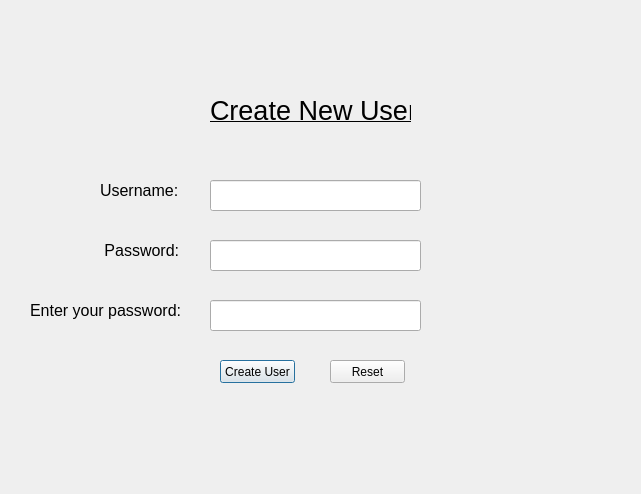
<?xml version="1.0" encoding="UTF-8"?>
<ui version="4.0">
 <class>create_user</class>
 <widget class="QDialog" name="create_user">
  <property name="geometry">
   <rect>
    <x>0</x>
    <y>0</y>
    <width>641</width>
    <height>494</height>
   </rect>
  </property>
  <property name="windowTitle">
   <string>Create User</string>
  </property>
  <widget class="QPushButton" name="create">
   <property name="geometry">
    <rect>
     <x>220</x>
     <y>360</y>
     <width>75</width>
     <height>23</height>
    </rect>
   </property>
   <property name="text">
    <string>Create User</string>
   </property>
  </widget>
  <widget class="QPushButton" name="reset">
   <property name="geometry">
    <rect>
     <x>330</x>
     <y>360</y>
     <width>75</width>
     <height>23</height>
    </rect>
   </property>
   <property name="text">
    <string>Reset</string>
   </property>
  </widget>
  <widget class="QLabel" name="label">
   <property name="geometry">
    <rect>
     <x>100</x>
     <y>180</y>
     <width>81</width>
     <height>20</height>
    </rect>
   </property>
   <property name="font">
    <font>
     <pointsize>12</pointsize>
    </font>
   </property>
   <property name="text">
    <string>Username:</string>
   </property>
  </widget>
  <widget class="QLabel" name="label_2">
   <property name="geometry">
    <rect>
     <x>100</x>
     <y>240</y>
     <width>81</width>
     <height>20</height>
    </rect>
   </property>
   <property name="font">
    <font>
     <pointsize>12</pointsize>
    </font>
   </property>
   <property name="text">
    <string> Password:</string>
   </property>
  </widget>
  <widget class="QLabel" name="label_3">
   <property name="geometry">
    <rect>
     <x>30</x>
     <y>300</y>
     <width>161</width>
     <height>20</height>
    </rect>
   </property>
   <property name="font">
    <font>
     <pointsize>12</pointsize>
    </font>
   </property>
   <property name="text">
    <string>Enter your password:</string>
   </property>
  </widget>
  <widget class="QLineEdit" name="new_user">
   <property name="geometry">
    <rect>
     <x>210</x>
     <y>180</y>
     <width>211</width>
     <height>31</height>
    </rect>
   </property>
  </widget>
  <widget class="QLineEdit" name="new_password">
   <property name="geometry">
    <rect>
     <x>210</x>
     <y>240</y>
     <width>211</width>
     <height>31</height>
    </rect>
   </property>
   <property name="echoMode">
    <enum>QLineEdit::Password</enum>
   </property>
  </widget>
  <widget class="QLineEdit" name="current_password">
   <property name="geometry">
    <rect>
     <x>210</x>
     <y>300</y>
     <width>211</width>
     <height>31</height>
    </rect>
   </property>
   <property name="echoMode">
    <enum>QLineEdit::Password</enum>
   </property>
  </widget>
  <widget class="QLabel" name="label_4">
   <property name="geometry">
    <rect>
     <x>210</x>
     <y>90</y>
     <width>201</width>
     <height>41</height>
    </rect>
   </property>
   <property name="font">
    <font>
     <pointsize>20</pointsize>
     <underline>true</underline>
    </font>
   </property>
   <property name="text">
    <string>Create New User</string>
   </property>
  </widget>
 </widget>
 <resources/>
 <connections/>
</ui>
